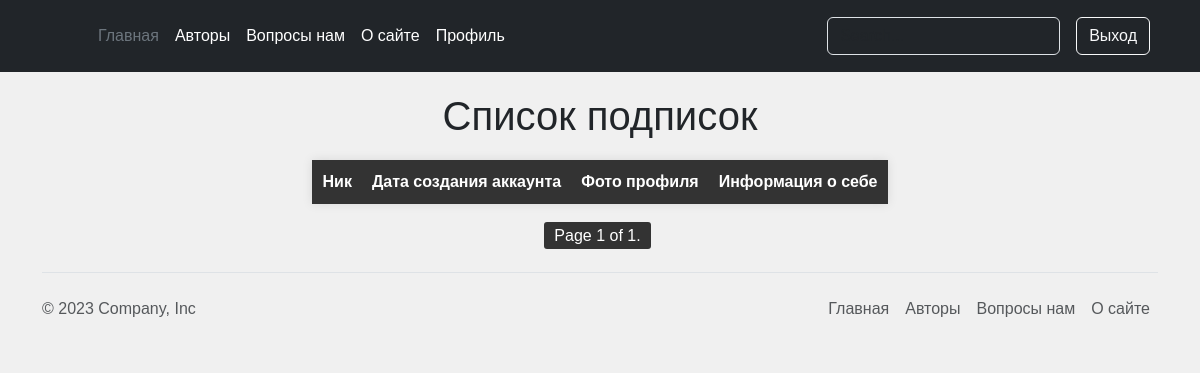
The page /authors/following/6 (signed in) on the database as committed earlier.
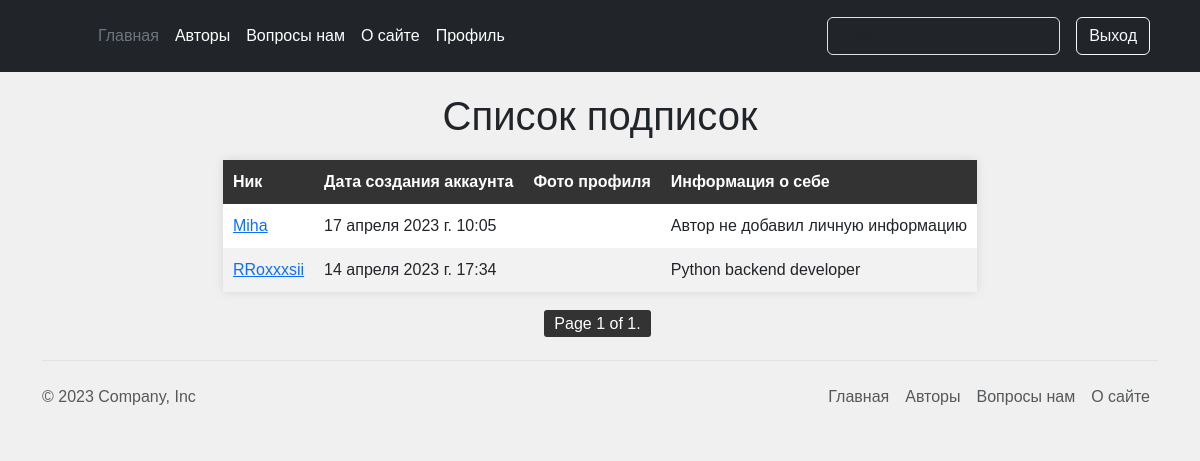
The same page on the database as committed later.
### account/models.py (models this page shows, shortened)
class Author(AbstractBaseUser, PermissionsMixin):
    email = models.EmailField(_('почтовый адрес'), unique=True)
    user_name = models.CharField(max_length=150)
    mobile = models.CharField(max_length=20, blank=True)
    gender = models.ForeignKey(Gender, on_delete=models.SET_NULL, blank=True, null=True)
    profile_photo = models.ImageField(upload_to='photos/%Y/%m/%d/', help_text=_('Фото профиля'), blank=True)
    profile_information = models.TextField(help_text='Расскажите о себе', blank=True)
    country = models.ForeignKey(Country, on_delete=models.SET_NULL, blank=True, null=True)
    telegram_link = models.URLField(_('Телеграмм аккаунт'), blank=True)
    city = models.CharField(_('Где живете'), max_length=70, blank=True, null=True)
    following = models.ManyToManyField(
        "self", blank=True, related_name="followers", symmetrical=False
    )
    is_active = models.BooleanField(default=False)
    is_staff = models.BooleanField(default=False)
    created = models.DateTimeField(auto_now_add=True)
    updated = models.DateTimeField(auto_now=True)
    objects = CustomAccountManager()
    USERNAME_FIELD = 'email'
    REQUIRED_FIELDS = ['user_name']
    class Meta:
        verbose_name = _("Аккаунт")
        verbose_name_plural = _("Аккаунты")
        ordering = ('user_name',)
    def get_absolute_url(self):
        return reverse('authors:author_detail_view', kwargs={'pk': self.pk})

### authors/views.py (the view)
# urls.py: path('following/<int:pk>', views.AuthorFollowingListView.as_view(), name='following_list_view'),
class AuthorFollowingListView(AuthorFollowingFollowersListMixin, ListView):
    extra_context = {'headline': 'Список подписок'}
    def get_queryset(self):
        user_obj = self.request.user
        queryset = user_obj.followers.all()
        return queryset

### authors/templates/authors/authors_list_view.html (shortened to what this page needs)
{% extends 'main/base.html' %}
{% load static %}
{% block content %}
<link rel="stylesheet" href="{% static 'main/css/authors_list_view.css' %}">
<link rel="stylesheet" href="{% static 'main/css/posts.css' %}">
    <h1 class="header-top">{{ headline }}</h1>
	<table>
		<thead>
			<tr>
				<th>Ник</th>
				<th>Дата создания аккаунта</th>
				<th>Фото профиля</th>
				<th>Информация о себе</th>
			</tr>
		</thead>
		<tbody>
			{% for author in authors %}
			<tr>
				<td class="list_item"><a href="{{ author.get_absolute_url }}">{{ author.user_name }}</a></td>
				<td class="list_item">{{ author.created }}</td>
                {% if not author.profile_photo %}
                    <td class="list_item"></td>
                {% else %}
                    <td class="list_item"><img src="{{ author.profile_photo.url }}" alt="Фото профиля"></td>
                {% endif %}
                {% if author.profile_information  %}
                <td class="list_item">{{ author.profile_information|truncatewords:20 }}</td>
                {% else %}
                <td class="list_item">Автор не добавил личную информацию</td>
                {% endif %}
			</tr>
			{% endfor %}
		</tbody>
	</table>
{% include 'main/pagination.html' %}
{% endblock %}

Rows that differ between the two databases and show on the page:
now on this page (row edited): Author: user_name "Miha", created "17 апреля 2023 г. 10:05", profile_information "Автор не добавил личную информацию"
now on this page (row edited): Author: user_name "RRoxxxsii", created "14 апреля 2023 г. 17:34", profile_information "Python backend developer"
